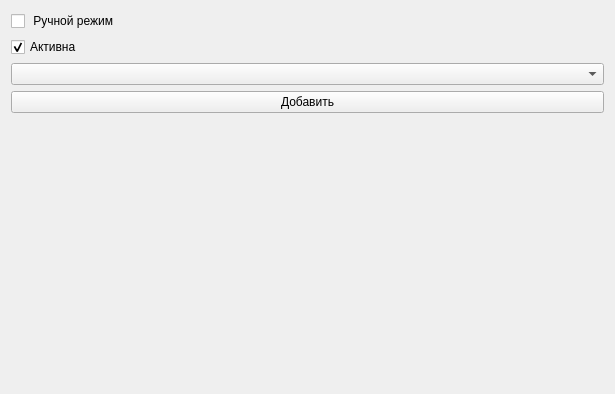
<?xml version="1.0" encoding="UTF-8"?>
<ui version="4.0">
 <class>PageATON</class>
 <widget class="QWidget" name="PageATON">
  <property name="geometry">
   <rect>
    <x>0</x>
    <y>0</y>
    <width>615</width>
    <height>394</height>
   </rect>
  </property>
  <property name="windowTitle">
   <string>PageATON</string>
  </property>
  <layout class="QGridLayout" name="gridLayout_2">
   <item row="4" column="0">
    <spacer name="verticalSpacer">
     <property name="orientation">
      <enum>Qt::Vertical</enum>
     </property>
     <property name="sizeHint" stdset="0">
      <size>
       <width>20</width>
       <height>257</height>
      </size>
     </property>
    </spacer>
   </item>
   <item row="0" column="0">
    <widget class="QCheckBox" name="checkBox_manual">
     <property name="text">
      <string> Ручной режим</string>
     </property>
    </widget>
   </item>
   <item row="2" column="0">
    <widget class="QComboBox" name="comboBox_numbersAton"/>
   </item>
   <item row="1" column="0">
    <widget class="QCheckBox" name="checkBox_Active">
     <property name="text">
      <string>Активна</string>
     </property>
     <property name="checked">
      <bool>true</bool>
     </property>
    </widget>
   </item>
   <item row="3" column="0">
    <widget class="QPushButton" name="pushButton_addAton">
     <property name="text">
      <string>Добавить</string>
     </property>
    </widget>
   </item>
   <item row="0" column="1" rowspan="5">
    <layout class="QGridLayout" name="gridLayout"/>
   </item>
  </layout>
 </widget>
 <layoutdefault spacing="6" margin="11"/>
 <resources/>
 <connections/>
</ui>
